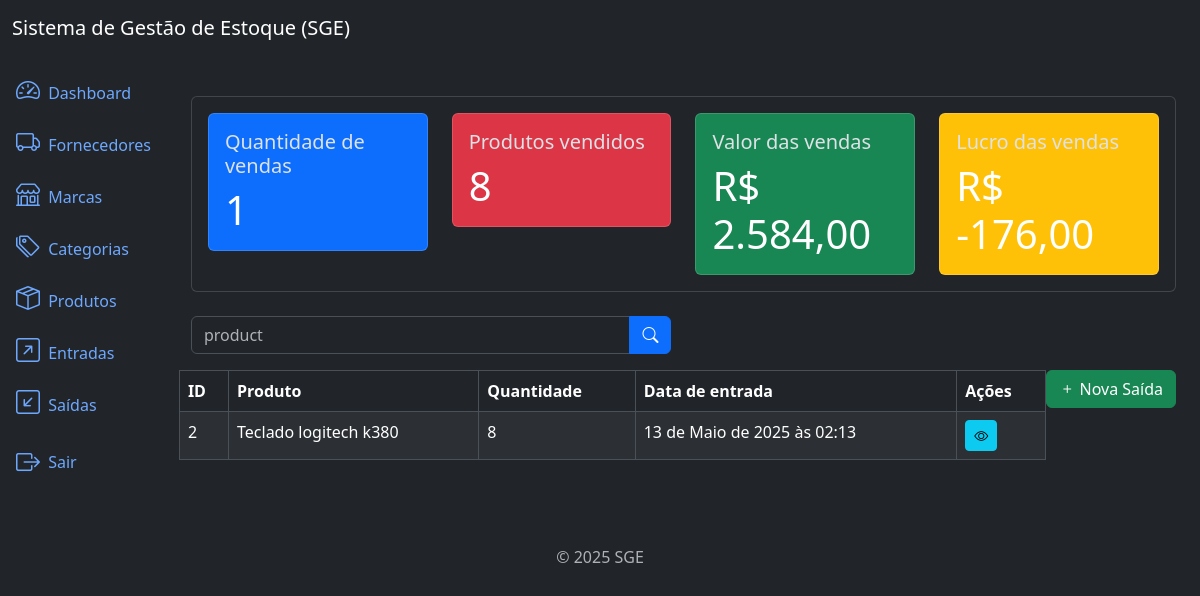
Page /outflows/list/ (signed in) on the earlier database version.
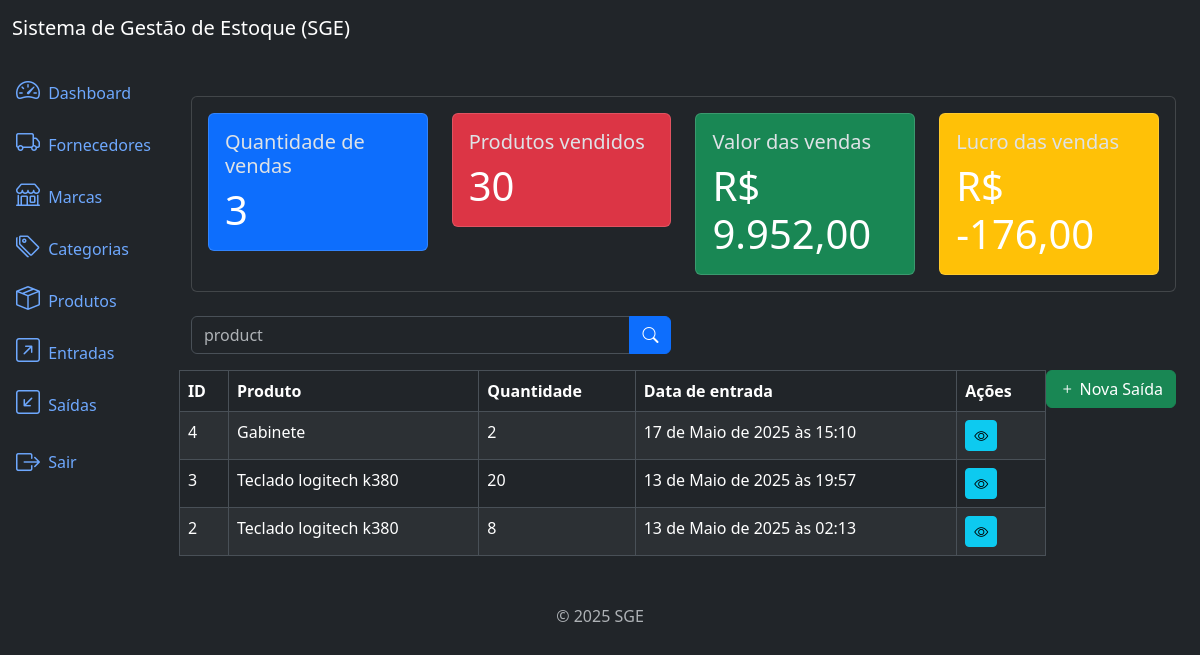
Same page on the later database version.
### outflows/models.py (models this page shows, shortened)
class Outflow(models.Model):
    product = models.ForeignKey(Product, on_delete=models.PROTECT, related_name='outflows')
    quantity = models.IntegerField()
    description = models.TextField(null=True, blank=True)
    created_at = models.DateTimeField(auto_now_add=True)
    updated_at = models.DateTimeField(auto_now=True)
    class Meta:
        ordering = ['-created_at']

### products/models.py (models this page shows)
class Product (models.Model):
    title = models.CharField(max_length=500)
    category = models.ForeignKey(Category, on_delete=models.PROTECT, related_name='products')
    brand = models.ForeignKey(Brand, on_delete=models.PROTECT, related_name='products')
    description = models.TextField(null=True, blank=True)
    serie_number = models.CharField(max_length=200, null=True, blank=True)
    cost_price = models.DecimalField(max_digits=20, decimal_places=2)
    selling_price = models.DecimalField(max_digits=20, decimal_places=2)
    quantity = models.IntegerField(default=0)
    created_at = models.DateTimeField(auto_now_add=True)
    updated_at = models.DateTimeField(auto_now=True)
    class Meta:
         ordering = ['title']
    def __str__(self):
        return self.title

### outflows/views.py (the view)
# urls.py: path('outflows/list/', views.OutflowListView.as_view(), name='outflow_list'),
class OutflowListView(LoginRequiredMixin, PermissionRequiredMixin, ListView):
    model = models.Outflow
    template_name = 'outflow_list.html'
    context_object_name = 'outflows'
    paginate_by = 9
    permission_required = 'outflows.view_outflow'
    def get_queryset(self):
        queryset = super().get_queryset()
        product = self.request.GET.get('product')
        if product:
            queryset = queryset.filter(product__title__icontains=product)
        return queryset
    def get_context_data(self, **kwargs):
        context = super().get_context_data(**kwargs)
        context['product_metrics'] = metrics.get_product_metrics()
        context['sales_metrics'] = metrics.get_sales_metrics()
        return context

### app/metrics.py (called while the page is built)
def get_product_metrics():
    products = Product.objects.all()
    total_cost_price = sum(product.cost_price * product.quantity for product in products)
    total_selling_price = sum(product.selling_price * product.quantity for product in products)
    total_quantity = sum(product.quantity for product in products)
    total_profit = total_selling_price - total_cost_price
    return dict(
        total_cost_price=number_format(total_cost_price, decimal_pos=2, force_grouping=True),
        total_selling_price=number_format(total_selling_price, decimal_pos=2, force_grouping=True),
        total_quantity=total_quantity,
        total_profit=number_format(total_profit, decimal_pos=2, force_grouping=True),
    )

### outflows/templates/outflow_list.html (shortened to what this page needs)
{% extends 'base.html' %}
{% block content %}
{% include 'components/_sales.metrics.html' %}
<div class="row mb-3">
    <div class="col-md-6">
            <form method="get" action="{% url 'outflow_list' %}">
                <div class="input-group">
                    <input type="text" class="form-control" name="product" placeholder="product" value="{{ request.GET.product }}">
                    <button type="submit" class="btn btn-primary">
                        <i class="bi bi-search"></i>
                    </button>
                </div>
            </form>
        </div>
    </div>
    {% if perms.inflows.add_outflow %}
         <div class="col -md-6">
            <a href="{% url 'outflow_create' %}" class="btn btn-success float-end">
                 <i class="bi bi-plus"></i> Nova Saída
            </a>
         </div>
    {% endif %}
</div>
<div class="table-responsive">
    <table class="table table-striped table-bordered">
        <thead class="thead-dark">
            <tr>
                <th>ID</th>
                <th>Produto</th>
                <th>Quantidade</th>
                <th>Data de entrada</th>
                <th> Ações </th>
            </tr>
        </thead>
        <tbody>
            {% for outflow in outflows %}
            <tr>
                <td>{{ outflow.id }}</td>
                <td>{{ outflow.product }}</td>
                <td>{{ outflow.quantity }}</td>
                <td>{{ outflow.created_at }}</td>
                <td>
                    {% if perms.inflows.view_inflow %}
                        <a href="{% url 'outflow_detail' outflow.id %}" class="btn btn-info btn-sm">
                            <i class="bi bi-eye"></i>
                        </a>
                    {% endif %}
                </td>
            </tr>
            {% endfor %}
        </tbody>
    </table>
</div>
{% endblock %}

Differences in the rows shown:
added Outflow: id "4", product "Gabinete", quantity "2", created_at "17 de Maio de 2025 às 15:10"
added Outflow: id "3", product "Teclado logitech k380", quantity "20", created_at "13 de Maio de 2025 às 19:57"
Other differences:
{{ sales_metrics.total_sales }}: "1" → "3"
{{ sales_metrics.total_products_sold }}: "8" → "30"
{{ sales_metrics.total_sales_value }}: "2.584,00" → "9.952,00"
